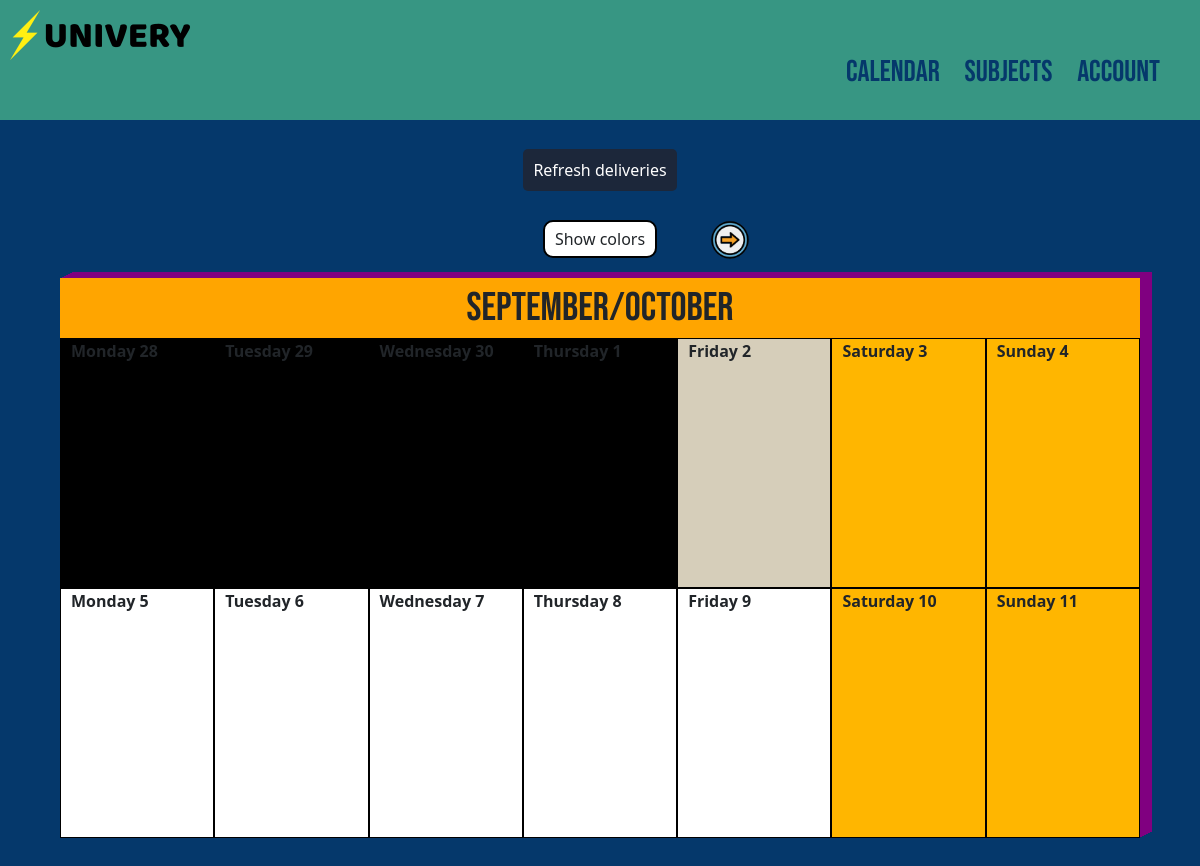
The app's page /calendar (signed in), older data.
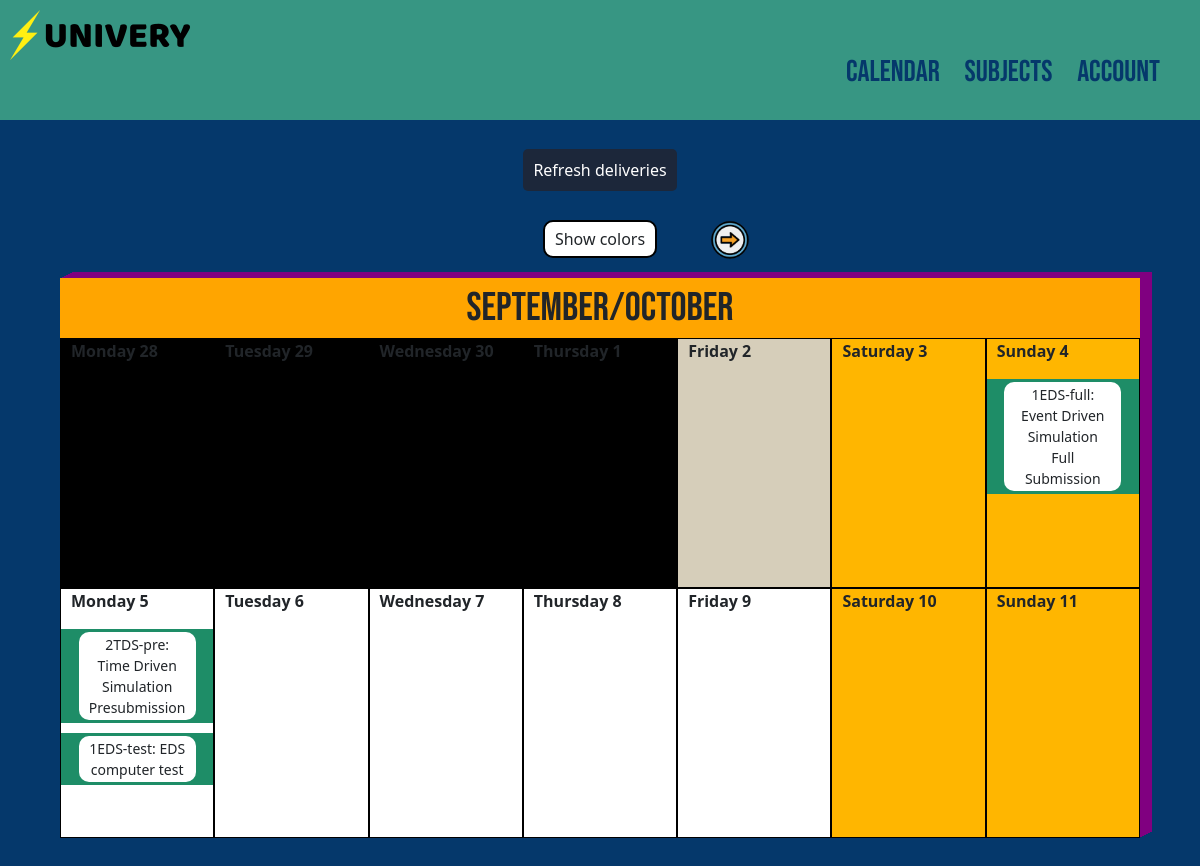
The same page, newer data.
### app/models.py (models this page shows, shortened)
class Delivery(db.Model):
    id = db.Column(db.Integer, primary_key=True)
    identification = db.Column(db.String(15), nullable=False, default=0)
    name = db.Column(db.String(80), nullable=False)
    description = db.Column(db.String(1000))
    toDate = db.Column(db.DateTime, nullable=True)
    toDateStr = db.Column(db.String(20), nullable=True)
    url = db.Column(db.String(300), nullable=True)
    hasEnded = db.Column(db.Boolean, nullable=False, default=False)
    subject_id = db.Column(db.String(15), db.ForeignKey('subject.identification'), nullable=False)
    users = db.relationship("UserDelivery", back_populates="delivery")

### app/deliveries/routes.py (the view)
@deliveries.route("/calendar")
@deliveries.route("/calendar/<int:n>")
@login_required
def calendar(n=0):
    days, month = get_days(14, n)
    return render_template('delivery/calendar.html', title="Calendar",
        days=days, month=month, view=n)

### app/deliveries/utils.py (called while the page is built)
def get_days(ndays, view):
    today = datetime.strptime('2-10-2020', '%d-%m-%Y')
    first_day = today - timedelta(days=today.weekday()) # Current week's Monday
    first_day += timedelta(days=ndays*view)             # Go back/forward view weeks
    days, months = [], set()
    for i in range(0, ndays):
        i_day = first_day + timedelta(days=i)
        months.add(i_day.strftime("%B"))
        elements = {
            'deliveries':[(
                    ud.delivery,
                    USbySubject(ud.delivery.subject_id)
                ) for ud in UDnotDone() if ud.delivery.toDateStr == str(i_day.date())
            ] if i_day >= today else [],
            'day': i_day.strftime("%A") + " " + str(i_day.day),
            'color': day_color(today, i_day)}
        days.append(elements)
    return days, "/".join(list(months))

def day_color(today, iday):
    if iday == today:
        return '#d6ceba'    # Color for today
    elif iday.weekday() > 4:
        return '#ffb600'    # Color for weekend
    elif iday < today:
        return '#000'       # Color for past
    else:
        return '#fff'       # Color for future

### app/templates/delivery/calendar.html (shortened to what this page needs)
{% extends "home.html" %}
{% block deliveries %}
<div class="calendar-page">
    <div class="colors-calendar">
        <a class="right" href="{{url_for('deliveries.calendar', n=view+1)}}">
            <img width="40px" height="40px" src="/static/web_pics/next.png" alt=""></a>
            <p class="colors-calendar-content" id="colors-btn">Show colors</p>
    </div>
    <div class="calendar">
        <div class="month-name">
            <p>{{month}}</p>
        </div>
        {% for day in days %}
        <div class="day" style="background-color: {{day['color']}};">
            <p class="day-corner">{{day['day']}}</p>
            {% for delivery, subject in day['deliveries'] %}
            <div class="day-element" onclick="openPopup([
                    '{{delivery.name}}',
                    '{{delivery.description}}',
                    '{{delivery.toDate}}',
                    '{{delivery.url}}',
                    'Done',
                    '{{subject.subject.name}}',
                    '{{subject.subject.identification}}',
                    '{{delivery.id}}'
                    ], '{{request.endpoint}}')" style="
                        background-color: {{subject.color}};
                        border:3px solid {{subject.color}};">
                <p class="day-element-name small-font">{{delivery.name}}</p>
            </div>
            {% endfor %}
        </div>
        {% endfor %}
    </div>
</div>
{% endblock deliveries %}

Row changes from the older to the newer data that the page shows:
added Delivery: name "1EDS-full: Event Driven Simulation Full Submission", shown under "Sunday 4"
added Delivery: name "2TDS-pre: Time Driven Simulation Presubmission", shown under "Monday 5"
added Delivery: name "1EDS-test: EDS computer test", shown under "Monday 5"
